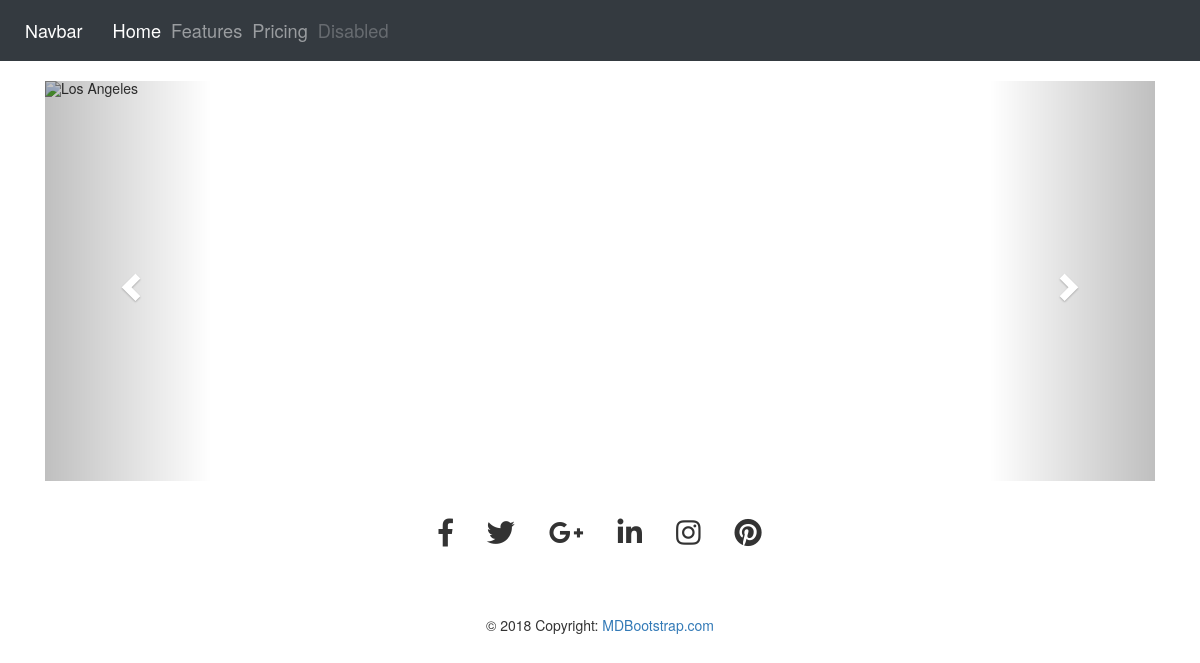
The page /robotics/ on the database as committed earlier.
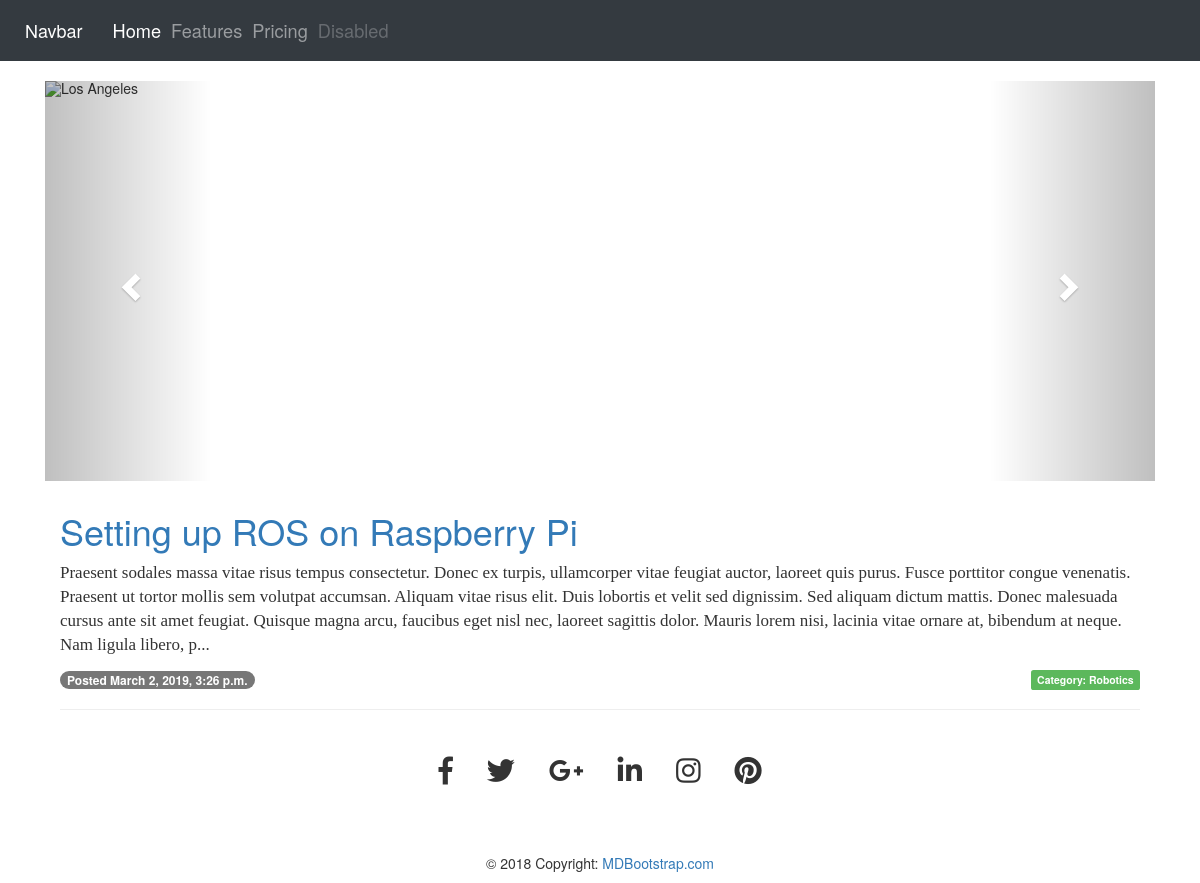
The same page on the database as committed later.
### articles/models.py (models this page shows, shortened)
class Article(models.Model):
    category = models.CharField(max_length=100)
    title = models.CharField(max_length=100)
    slug = models.SlugField()
    body = models.TextField()
    date = models.DateTimeField(auto_now_add=True)
    def snippet(self):
        return self.body[:500] + "..."
    def retrieve_category(self):
        return self.category

### djangonautic/views.py (the view)
# urls.py: url(r'^robotics/$',views.robotics),
def robotics(request):
    articles = filter("Robotics")
    return render(request,'robotics.html',{'articles':articles})

### djangonautic/views.py (called while the page is built)
def filter(blog_category):
    articles = Article.objects.all().order_by("date") #retrieves article from db by date
    articles = articles.filter(category=blog_category) #Then filter it by Category
    return articles

### templates/robotics.html (shortened to what this page needs)
{%load static from staticfiles%}
<!DOCTYPE html>
<html lang="en">
<head>
  <link rel="stylesheet" href="https://stackpath.bootstrapcdn.com/bootstrap/4.2.1/css/bootstrap.min.css">
  <link rel="stylesheet" href="https://maxcdn.bootstrapcdn.com/bootstrap/3.4.0/css/bootstrap.min.css">
  <link rel="stylesheet" href="https://use.fontawesome.com/releases/v5.6.3/css/all.css">
  <link rel="stylesheet" href="{%static 'home.css'%}">
</head>
<body>
<nav class="navbar navbar-expand-lg navbar-dark bg-dark navbar-static-top">
  <a class="navbar-brand" href="#">Navbar</a>
  <div class="collapse navbar-collapse" id="navbarNav">
    <ul class="navbar-nav">
      <li class="nav-item active">
        <a class="nav-link" href="#">Home <span class="sr-only">(current)</span></a>
      </li>
      <li class="nav-item">
        <a class="nav-link" href="#">Features</a>
      </li>
      <li class="nav-item">
        <a class="nav-link" href="#">Pricing</a>
      </li>
      <li class="nav-item">
        <a class="nav-link disabled" href="#" tabindex="-1" aria-disabled="true">Disabled</a>
      </li>
    </ul>
  </div>
</nav>
<div class="container">
  <div id="myCarousel" class="carousel slide" data-ride="carousel">
    <ol class="carousel-indicators">
      <li data-target="#myCarousel" data-slide-to="0" class="active"></li>
      <li data-target="#myCarousel" data-slide-to="1"></li>
      <li data-target="#myCarousel" data-slide-to="2"></li>
    </ol>
    <div class="carousel-inner">
      <div class="item active">
        <img src="{%static 'chris-ried-512801-unsplash.jpg'%}" alt="Los Angeles" style="width:100%;">
      </div>
    </div>
    <a class="left carousel-control" href="#myCarousel" data-slide="prev">
      <span class="glyphicon glyphicon-chevron-left"></span>
    </a>
    <a class="right carousel-control" href="#myCarousel" data-slide="next">
      <span class="glyphicon glyphicon-chevron-right"></span>
    </a>
  </div
  <p>{{article.retrieve_by_category}}</p>
  <div class="col-md-12">
    <div class="articles">
      {%for article in articles%}
      <div class="article">
        <h1><a href="#">{{article.title}}</a></h1>
        <p>{{article.snippet}}</p>
      </div>
      <div>
        <span class="badge">Posted {{article.date}}</span>
        <div class="pull-right"> <span class="label label-success">Category: {{article.retrieve_category}}</span></div>
      </div>
      <hr>
      {%endfor%}
    </div>
  </div>
</div>
<footer class="page-footer font-small cyan darken-3">
    <div class="container">
      <div class="row">
        <div class="col-md-12 py-5 center">
          <div class="mb-5 flex-center">
            <a class="fb-ic">
              <i class="fab fa-facebook-f fa-lg white-text mr-md-5 mr-3 fa-2x"> </i>
            </a>
            <a class="tw-ic">
              <i class="fab fa-twitter fa-lg white-text mr-md-5 mr-3 fa-2x"> </i>
            </a>
            <a class="gplus-ic">
              <i class="fab fa-google-plus-g fa-lg white-text mr-md-5 mr-3 fa-2x"> </i>
            </a>
            <a class="li-ic">
              <i class="fab fa-linkedin-in fa-lg white-text mr-md-5 mr-3 fa-2x"> </i>
            </a>
            <a class="ins-ic">
              <i class="fab fa-instagram fa-lg white-text mr-md-5 mr-3 fa-2x"> </i>
            </a>
            <a class="pin-ic">
              <i class="fab fa-pinterest fa-lg white-text fa-2x"> </i>
            </a>
          </div>
        </div>
      </div>
    </div>
    <div class="footer-copyright text-center py-3">© 2018 Copyright:
      <a href="https://mdbootstrap.com/education/bootstrap/"> MDBootstrap.com</a>
    </div>
  </footer>
</body>
</html>

Rows that differ between the two databases and show on the page:
added Article: title "Setting up ROS on Raspberry Pi", snippet "Praesent sodales massa vitae risus tempus consectetur. Donec ex turpis, ullamcorper vitae feugiat auctor, laoreet quis purus. Fusce porttitor congue venenatis. Praesent ut tortor mollis sem volutpat accumsan. Aliquam vitae risus elit. Duis lobortis et velit sed dignissim. Sed aliquam dictum mattis. Donec malesuada cursus ante sit amet feugiat. Quisque magna arcu, faucibus eget nisl nec, laoreet sagittis dolor. Mauris lorem nisi, lacinia vitae ornare at, bibendum at neque. Nam ligula libero, p...", date "March 2, 2019, 3:26 p.m.", retrieve_category "Robotics"
